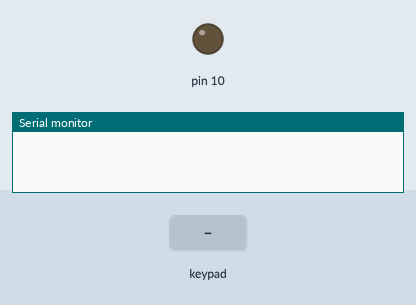
The sketch below on a simulated Arduino Uno, built with avr-gcc and run on an emulated ATmega328P. Parts: output pins drawn as LEDs (lit = HIGH), the last lines printed to the serial monitor. The test bench sets the inputs (shaded band). No radio packets arrive unless stated.

Above: at 1.3 s.
1.4 s: keypad keys 9 8 7 6 D pressed 0.4 s apart
At 3.4 s:
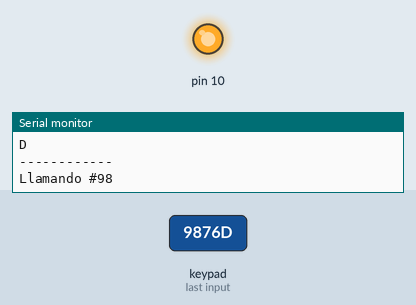
13.1 s: keypad keys 5 4 3 2 D pressed 0.4 s apart
At 15.9 s:
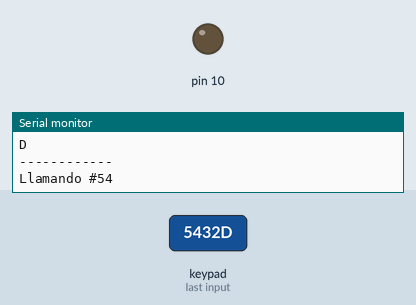
Timing chart, 0 to 17.4 s (numbered marks = the images above; inputs shaded):
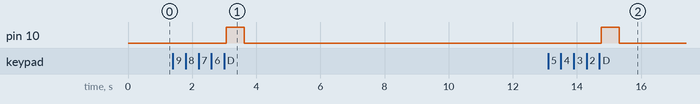

Measured:
- after the input at 1.4 s, pin 10: LOW → HIGH after 1.7 s, → LOW 0.56 s later
- after the input at 13.1 s, pin 10: LOW → HIGH after 1.7 s, → LOW 0.56 s later

The sketch:

master.ino
```cpp
// Transimtter

#include <VirtualWire.h>
#include <Keypad.h>

const byte ROWS = 4; //four rows
const byte COLS = 4; //three columns
char keys[ROWS][COLS] = {
  {'1','2','3','A'},
  {'4','5','6','B'},
  {'7','8','9','C'},
  {'#','0','*','D'}
};
byte rowPins[ROWS] = {9, 8, 7, 6}; //connect to the row pinouts of the keypad
byte colPins[COLS] = {5, 4, 3, 2}; //connect to the column pinouts of the keypad
char target[2] = {'*', '*'};
char *controller;
bool numberInput = false;
Keypad keypad = Keypad( makeKeymap(keys), rowPins, colPins, ROWS, COLS );


 int buttonState1 = 0;
 void setup()
 {
  // put your setup code here, to run once:
 Serial.begin(9600);
 pinMode(10,OUTPUT);
 vw_set_ptt_inverted(true); //
 vw_set_tx_pin(12);
 vw_setup(4000);// speed of data transfer Kbps
 delay(100);}
 void loop()
 {


   char key = keypad.getKey();

  if (key != NO_KEY){
    if(numberInput == false && target[0] == '*' && key != 'D') {
      target[0] = key;
      Serial.print("[0][");
      Serial.print(key);
      Serial.println("]");
      numberInput = true;
    }
    if(numberInput == false && target[1] == '*' && key != 'D') {
      target[1] = key;
      Serial.print("[1][");
      Serial.print(key);
      Serial.println("]");
      numberInput = true;
    }
    Serial.println("------------");
    Serial.println(numberInput);
    Serial.println(target[0]);
    Serial.println(target[1]);
    Serial.println(key);
    Serial.println("------------");
    if (target[0] != '*' && target[1] != '*' && key == 'D') {
      Serial.print("Llamando #");
      Serial.print(target[0]);
      Serial.println(target[1]);

      vw_send((uint8_t *)target, strlen(target)+1);
   vw_wait_tx(); // Wait until the whole message is gone
   digitalWrite(10,HIGH);
   delay(500);
   controller=0 ;
            vw_send((uint8_t *)controller, strlen(controller)+1);
    vw_wait_tx(); // Wait until the whole message is gone
    digitalWrite(10, LOW);
   digitalWrite(10, LOW);
      target[0] =  '*';
      target[1] =  '*';
      numberInput = true;
      } else {
        controller=0 ;
            vw_send((uint8_t *)controller, strlen(controller));
    vw_wait_tx(); // Wait until the whole message is gone
    digitalWrite(10, LOW);
      }

    numberInput = false;
  }
  // Serial.println(controller);

 }
```
